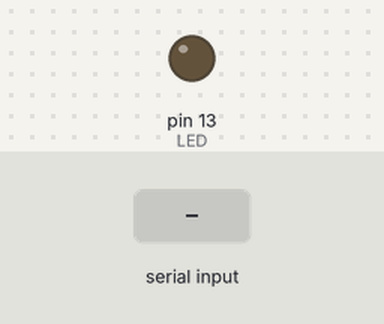
A sketch run on a simulated Arduino Uno, built with avr-gcc and run on an emulated ATmega328P. On the bench: output pins drawn as LEDs (lit = HIGH). The inputs (shaded band) are chosen by the test bench.

Above: at 1.2 s.
1.3 s: "a" received over Serial
At 1.9 s:
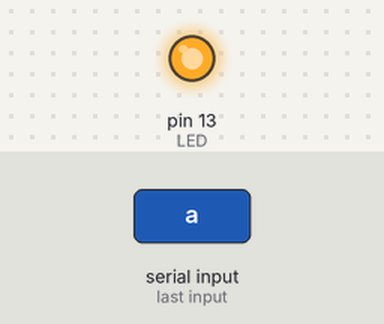
Timing chart, 0 to 4.3 s (numbered marks = the images above; inputs shaded):
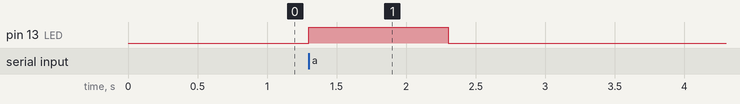

The sketch:

Serial_LED.ino
```cpp
#define LED 13
void setup() {
  pinMode(LED,OUTPUT);
  Serial.begin(9600);
}

void loop() {
 if(Serial.available()){
  if(Serial.read()=='a'){
    digitalWrite(LED,HIGH);
    delay(1000);
    digitalWrite(LED,LOW);
  }
 }
}
```

Measured:
- after the input at 1.3 s, pin 13 (LED): LOW → HIGH at once, → LOW 1.0 s later
